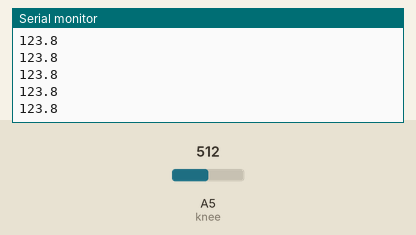
This sketch was run on a simulated Arduino Uno, built with avr-gcc and run on an emulated ATmega328P. Shown: the last lines printed to the serial monitor. The test bench sets the inputs (shaded band); at power-on: A5 (knee) = 512.

Above: at 1.2 s.
1.3 s: A5 (knee) set to 716
At 2.1 s:
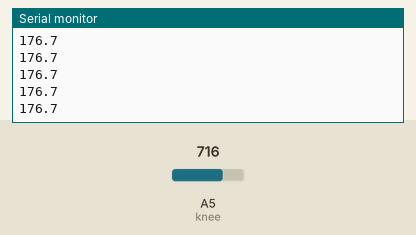
2.8 s: A5 (knee) set to 900
At 3.5 s:
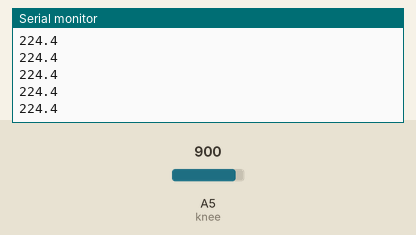
Timing chart, 0 to 5.8 s (numbered marks = the images above; inputs shaded):
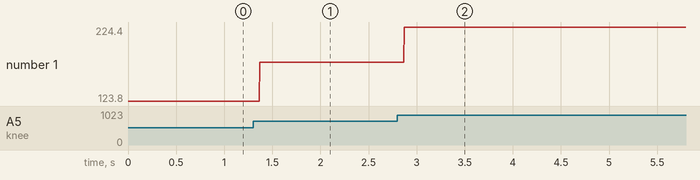

Measured:
- after the input at 1.3 s, the serial monitor: prints a new line after 0.07 s (image 1)
- after the input at 2.8 s, the serial monitor: prints a new line after 0.07 s (image 2)
- plotted number 1: 123.8 → 176.7 after the input at 1.3 s, 176.7 → 224 after the input at 2.8 s

The sketch:

KneeEncoder.ino
```cpp
#include <LiquidCrystal.h>
int knee = A5;
int reading = 0;
float volts = 0.0;
float angle =  0.0;

void setup()
 {
  Serial.begin(9600);
 }
void loop()
 {
  delay(2);
  reading = analogRead(knee);
  volts = reading * 0.0049; // this is not really necessary
  //angle given by linear regression:
  angle = volts* 52.8759 + 21.1903;
  //add conversion operation from volts to degrees
  if(Serial.availableForWrite()){
    Serial.println(angle-30,1);
  }
 }
```
